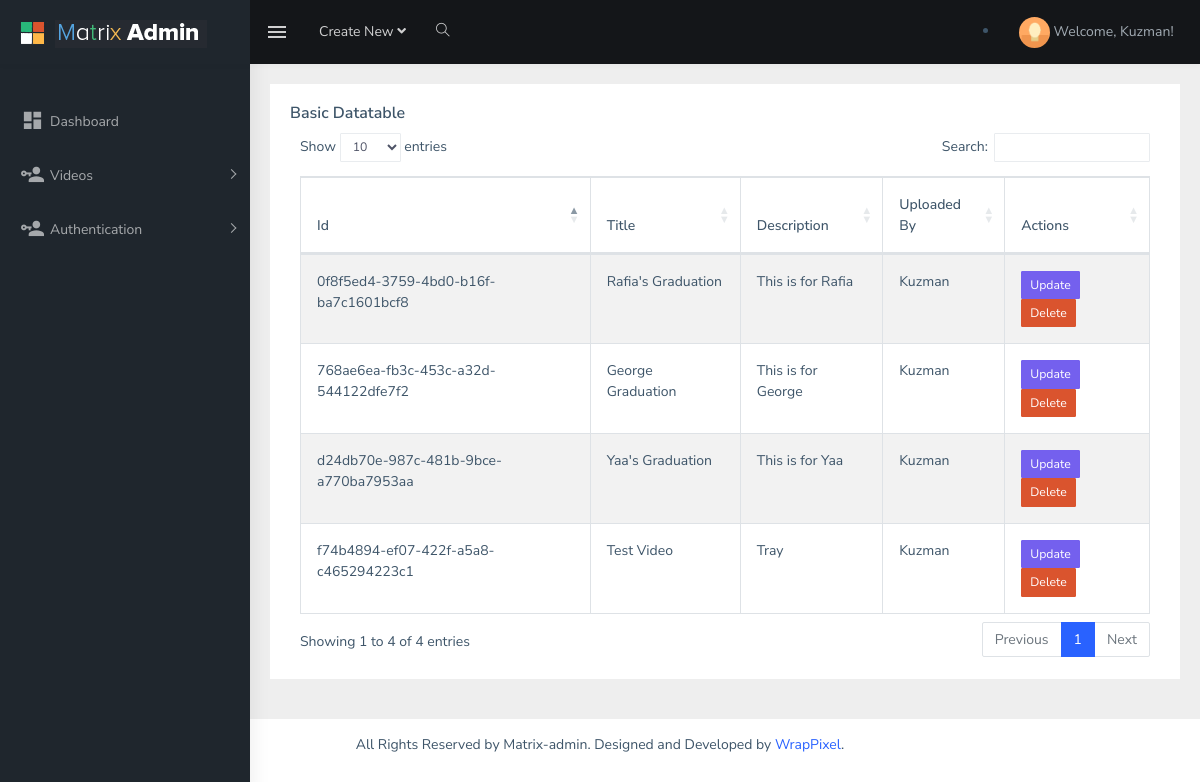
The app's page /video/table_view (signed in), older data.
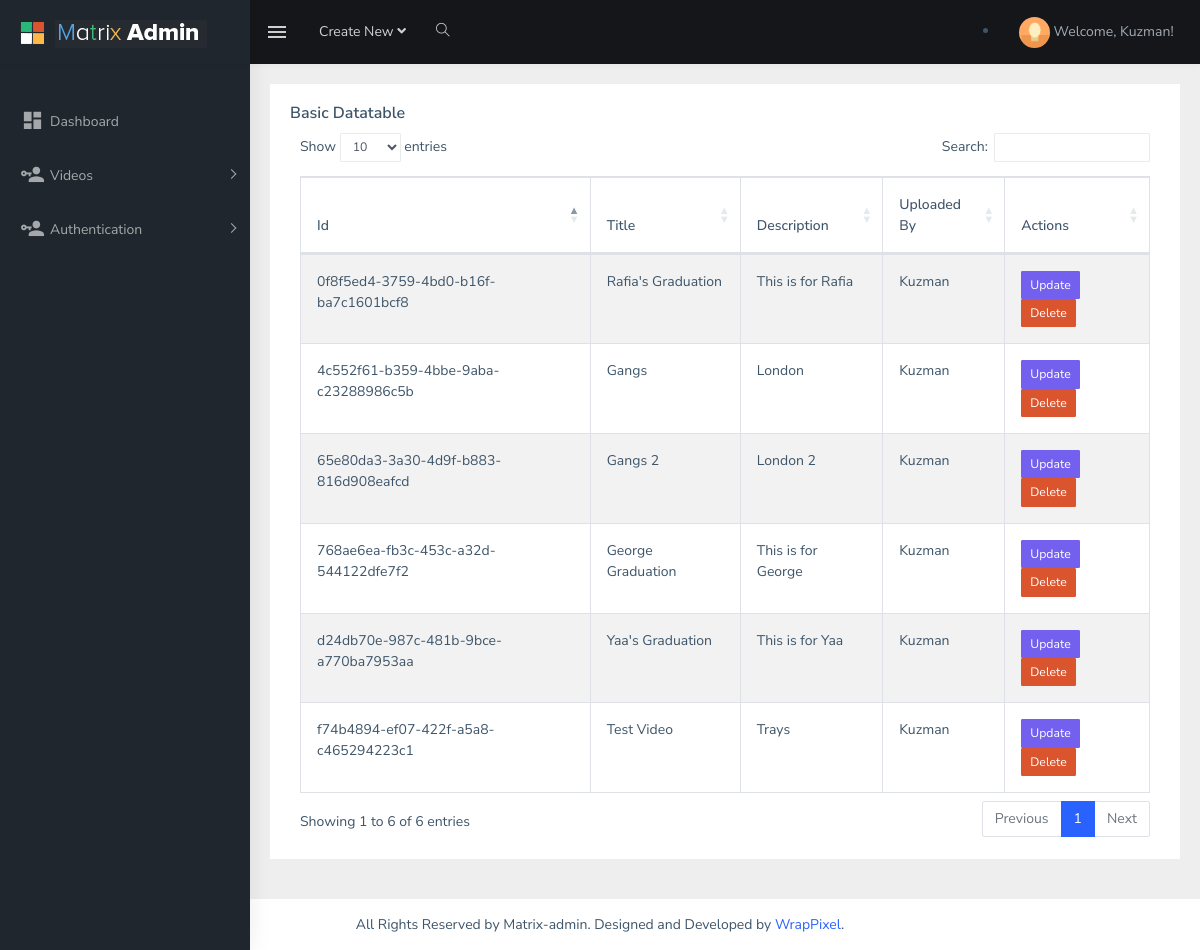
The same page, newer data.
### VideoApp/models.py (models this page shows, shortened)
class Video(models.Model):
    id = models.UUIDField(primary_key=True, default=uuid.uuid4, editable=False)
    title = models.CharField(max_length=100)
    description = models.TextField()
    uploaded_by = models.ForeignKey(UserProfile, on_delete=models.CASCADE)
    file = models.FileField(upload_to='media/video/')
    created_at = models.DateTimeField(auto_now_add=True)
    video_link = models.URLField()

class UserProfile(models.Model):
    user = models.OneToOneField(User, on_delete=models.CASCADE)
    email = models.EmailField(unique=True)
    verified = models.BooleanField(default=True)
    def __str__(self):  # Corrected method name to '__str__' instead of 'str'
        return self.user.username

### VideoApp/views.py (the view)
@login_required(login_url='index')
def DataTable(request):
    video = Video.objects.all()
    return render(request, 'matrix-admin/tables.html', {'video': video})

### account/auth_backend.py (called while the page is built)
    def get_user(self, user_id):
        try:
            return UserModel.objects.get(pk=user_id)
        except UserModel.DoesNotExist:
            return None

### templates/matrix-admin/tables.html (shortened to what this page needs)
{% load static %}
<!DOCTYPE html>
<html dir="ltr" lang="en">
<head>
    <link rel="stylesheet" type="text/css" href="{% static 'css/multicheck.css' %}">
    <link href="{% static 'css/dataTables.bootstrap4.css' %}" rel="stylesheet">
    <link href="{% static 'css/style.min.css' %}" rel="stylesheet">
</head>
<body>
    <div id="main-wrapper">
        <header class="topbar" data-navbarbg="skin5">
            <nav class="navbar fixed-top top-navbar navbar-expand-md navbar-dark">
                <div class="navbar-header" data-logobg="skin5">
                    <a class="navbar-brand" href="index.html">
                        <b class="logo-icon p-l-10">
                            <img src="{% static '/images/logo-icon.png'  %}" alt="homepage" class="light-logo" />
                        </b>
                        <span class="logo-text">
                             <img src="{% static 'images/logo-text.png'  %}" alt="homepage" class="light-logo" />
                        </span>
                    </a>
                </div>
                <div class="navbar-collapse collapse" id="navbarSupportedContent" data-navbarbg="skin5">
                    <ul class="navbar-nav float-left mr-auto">
                        <li class="nav-item d-none d-md-block"><a class="nav-link sidebartoggler waves-effect waves-light" href="javascript:void(0)" data-sidebartype="mini-sidebar"><i class="mdi mdi-menu font-24"></i></a></li>
                        <li class="nav-item dropdown">
                            <a class="nav-link dropdown-toggle" href="#" id="navbarDropdown" role="button" data-toggle="dropdown" aria-haspopup="true" aria-expanded="false">
                             <span class="d-none d-md-block">Create New <i class="fa fa-angle-down"></i></span>
                            </a>
                        </li>
                        <li class="nav-item search-box"> <a class="nav-link waves-effect waves-dark" href="javascript:void(0)"><i class="ti-search"></i></a>
                        </li>
                    </ul>
                        <li class="nav-item dropdown">
                            <a class="nav-link dropdown-toggle text-muted waves-effect waves-dark pro-pic" href="#" data-toggle="dropdown" aria-haspopup="true" aria-expanded="false">
                        <img src="{% static 'images/users/1.jpg' %}" alt="user" class="rounded-circle" width="31">
                         {% if user.is_authenticated %}
                         <span>Welcome, {{ user.username }}!</span>
                        {% else %}
                        <span>You are not logged in.</span>
                        {% endif %}
                            </a>
                        </li>
                </div>
            </nav>
        </header>
    {% if user.is_authenticated %}
        <aside class="left-sidebar" data-sidebarbg="skin5">
            <div class="scroll-sidebar">
                <nav class="sidebar-nav">
                    <ul id="sidebarnav" class="p-t-30">
                        <li class="sidebar-item"> <a class="sidebar-link waves-effect waves-dark sidebar-link" href="{% url 'landing_index' %}" aria-expanded="false"><i class="mdi mdi-view-dashboard"></i><span class="hide-menu">Dashboard</span></a></li>
                      <li class="sidebar-item"> <a class="sidebar-link has-arrow waves-effect waves-dark" href="javascript:void(0)" aria-expanded="false"><i class="mdi mdi-account-key"></i><span class="hide-menu">Videos </span></a>
                        </li>
                        <li class="sidebar-item"> <a class="sidebar-link has-arrow waves-effect waves-dark" href="javascript:void(0)" aria-expanded="false"><i class="mdi mdi-account-key"></i><span class="hide-menu">Authentication </span></a>
                        </li>
                    </ul>
                </nav>
            </div>
        </aside>
     {% endif %}
{% block contents %}
<div class="page-wrapper">
    <div class="container-fluid">
        <div class="row">
            <div class="col-12">
                <div class="card">
                    <div class="card-body">
                        <h5 class="card-title">Basic Datatable</h5>
                        <div class="table-responsive">
                            <table id="zero_config" class="table table-striped table-bordered">
                                <thead>
                                    <tr>
                                        <th>Id</th>
                                        <th>Title</th>
                                        <th>Description</th>
                                        <th>Uploaded By</th>
                                        <th>Actions</th>
                                    </tr>
                                </thead>
                                <tbody>
                                {% for v in video %}
                                    <tr>
                                        <td>{{ v.id }}</td>
                                        <td>{{ v.title }}</td>
                                        <td>{{ v.description }}</td>
                                        <td>{{ v.uploaded_by }}</td>
                                        <td>
                                            <a href="{% url 'admin_update_video' v.id %}" class="btn btn-primary btn-sm">Update</a>
                                            <a href="{% url 'admin_delete_video' v.id %}" class="btn btn-danger btn-sm" onclick="return confirm('Are you sure you want to delete this video?');">Delete</a>
                                        </td>
                                    </tr>
                                {% endfor %}
                                </tbody>
                            </table>
                        </div>
                    </div>
                </div>
            </div>
        </div>
    </div>
</div>
            {% endblock contents %}
            <footer class="footer text-center">
                All Rights Reserved by Matrix-admin. Designed and Developed by <a href="https://wrappixel.com">WrapPixel</a>.
            </footer>
        </div>
</body>
</html>

Row changes from the older to the newer data that the page shows:
changed Video "f74b4894-ef07-422f-a5a8-c465294223c1": description "Tray" → "Trays"
added Video: id "4c552f61-b359-4bbe-9aba-c23288986c5b", title "Gangs", description "London", uploaded_by "Kuzman"
added Video: id "65e80da3-3a30-4d9f-b883-816d908eafcd", title "Gangs 2", description "London 2", uploaded_by "Kuzman"
Text that changed along with them:
text written by a page script: "Show entries Search: Showing 1 to 4 of 4 entries Previous 1 Next" → "Show entries Search: Showing 1 to 6 of 6 entries Previous 1 Next"
